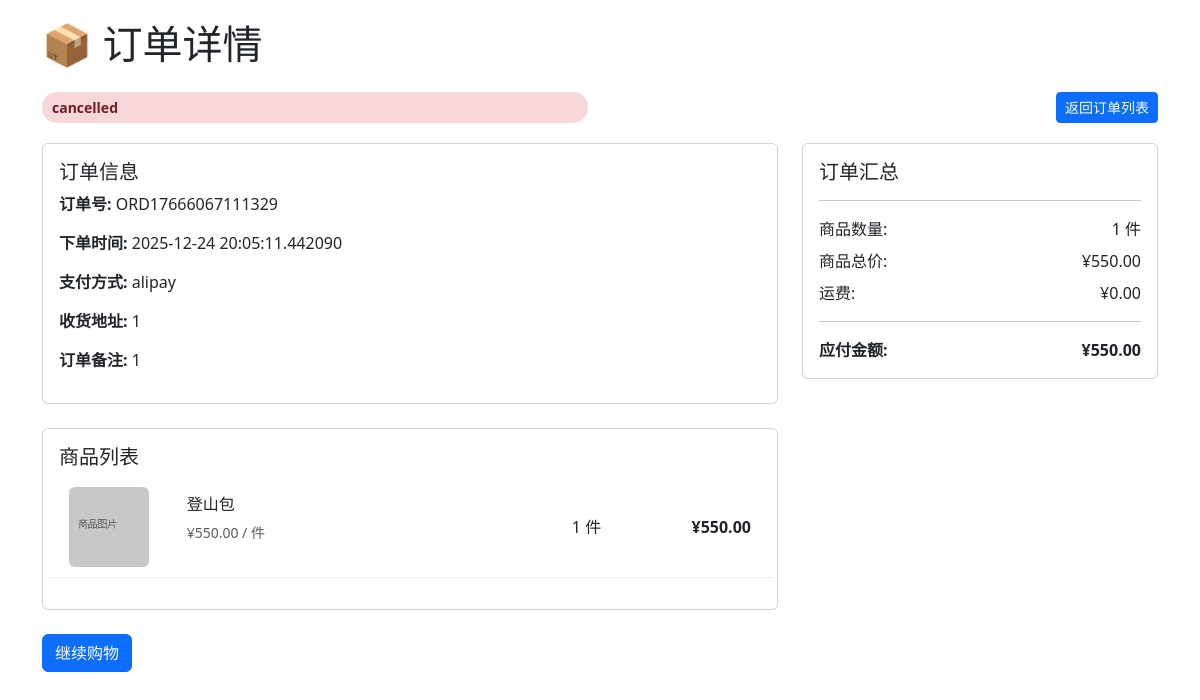
The page /order/4 (signed in) on the database as committed earlier.
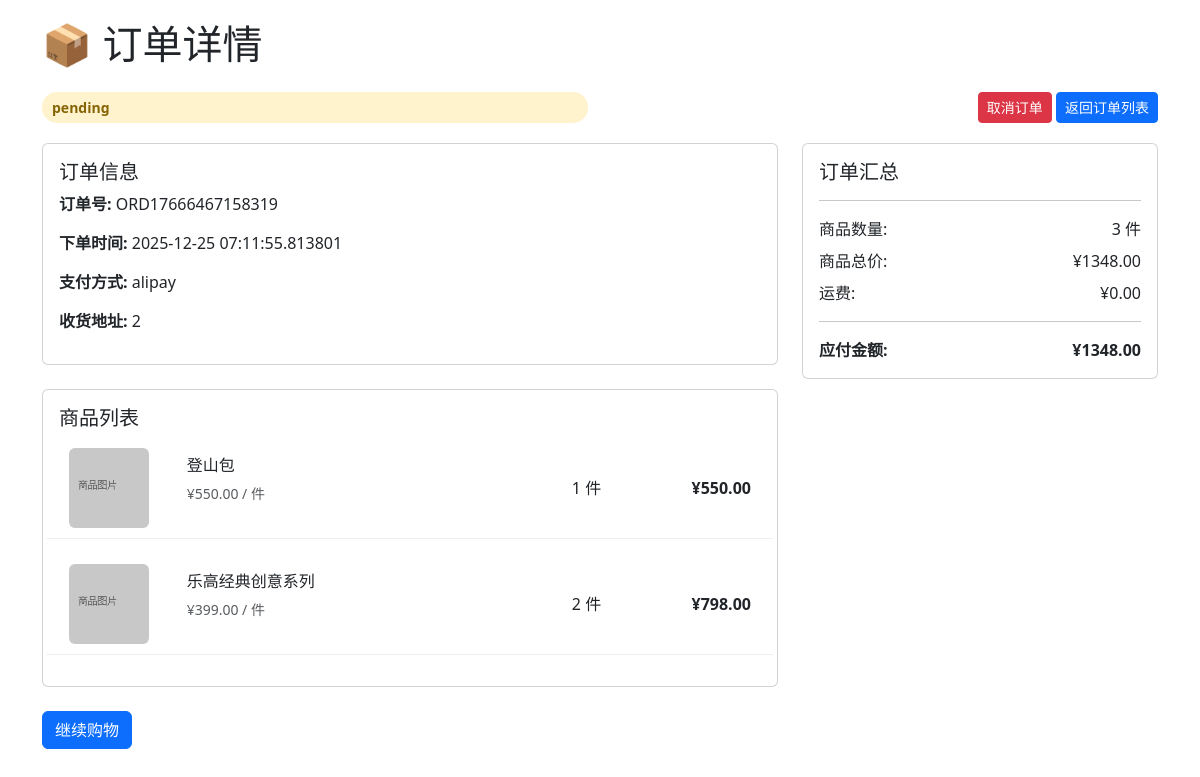
The same page on the database as committed later.
### app/models.py (models this page shows, shortened)
class Order(db.Model):
    __tablename__ = 'orders'
    id = db.Column(db.Integer, primary_key=True)
    order_number = db.Column(db.String(50), unique=True, nullable=False)
    user_id = db.Column(db.Integer, db.ForeignKey('users.id'), nullable=False)
    total_amount = db.Column(db.Numeric(10, 2), nullable=False)
    status = db.Column(db.Enum('pending', 'paid', 'shipped', 'delivered', 'cancelled'),
                       default='pending')
    shipping_address = db.Column(db.Text)
    payment_method = db.Column(db.String(50))
    notes = db.Column(db.Text)
    created_at = db.Column(db.DateTime, default=datetime.utcnow)
    updated_at = db.Column(db.DateTime, default=datetime.utcnow, onupdate=datetime.utcnow)
    items = db.relationship('OrderItem', backref='order', lazy='dynamic', cascade='all, delete-orphan')

class OrderItem(db.Model):
    __tablename__ = 'order_items'
    id = db.Column(db.Integer, primary_key=True)
    order_id = db.Column(db.Integer, db.ForeignKey('orders.id'), nullable=False)
    product_id = db.Column(db.Integer, db.ForeignKey('products.id'), nullable=False)
    quantity = db.Column(db.Integer, nullable=False)
    price = db.Column(db.Numeric(10, 2), nullable=False)
    subtotal = db.Column(db.Numeric(10, 2), nullable=False)

class Product(db.Model):
    __tablename__ = 'products'
    id = db.Column(db.Integer, primary_key=True)
    name = db.Column(db.String(100), nullable=False, index=True)
    description = db.Column(db.Text)
    price = db.Column(db.Float, nullable=False)
    stock = db.Column(db.Integer, default=0)
    image = db.Column(db.String(200), default='default_product.png')
    created_at = db.Column(db.DateTime, default=datetime.utcnow)
    updated_at = db.Column(db.DateTime, default=datetime.utcnow, onupdate=datetime.utcnow)
    category_id = db.Column(db.Integer, db.ForeignKey('categories.id'))
    cart_items = db.relationship('CartItem', backref='product', lazy='dynamic')
    order_items = db.relationship('OrderItem', backref='product', lazy='dynamic')
    reviews = db.relationship('Review', backref='product', lazy='dynamic')

### app/order/routes.py (the view)
@order.route('/<int:order_id>')
@login_required
def order_detail(order_id):
    order = Order.query.get_or_404(order_id)
    if order.user_id != current_user.id and not current_user.is_admin:
        flash('无权查看此订单', 'error')
        return redirect(url_for('main.index'))
    return render_template('detail.html', order=order, now=datetime.now())

### app/context_processors.py (called while the page is built)
def inject_now():
    return {'now': datetime.utcnow()}

def inject_categories():
    try:
        categories = Category.query.order_by(Category.name).all()
        return {'categories': categories}
    except:
        return {'categories': []}

def inject_cart_info():
    from flask_login import current_user
    cart_items_count = 0
    cart_total_amount = 0
    if current_user.is_authenticated:
        try:
            cart = Cart.query.filter_by(user_id=current_user.id).first()
            if cart:
                cart_items_count = cart.total_quantity
                cart_total_amount = float(cart.total_price)
        except:
            pass
    return {
        'cart_items_count': cart_items_count,
        'cart_total_amount': cart_total_amount
    }

### app/models.py (called while the page is built)
@login_manager.user_loader
def load_user(user_id):
    return User.query.get(int(user_id))

    @property
    def total_price(self):
        return sum(item.subtotal for item in self.items)

    @property
    def total_quantity(self):
        return sum(item.quantity for item in self.items)

### app/order/templates/detail.html (shortened to what this page needs)
<!DOCTYPE html>
<html lang="zh-CN">
<head>
    <link href="https://cdn.jsdelivr.net/npm/bootstrap@5.3.0/dist/css/bootstrap.min.css" rel="stylesheet">
</head>
<body>
    <div class="container">
        <div class="order-header">
            <h1 class="mb-4">📦 订单详情</h1>
            <div class="row">
                <div class="col-md-6">
                    <div class="status-badge status-{{ order.status }}">
                        {{ order.status }}
                    </div>
                </div>
                <div class="col-md-6 text-end">
                    {% if order.status == 'pending' %}
                        <form action="{{ url_for('order.cancel_order', order_id=order.id) }}" method="POST" class="d-inline">
                            <button type="submit" class="btn btn-sm btn-danger" onclick="return confirm('确定要取消订单吗？');">取消订单</button>
                        </form>
                    {% endif %}
                    <a href="{{ url_for('order.order_list') }}" class="btn btn-sm btn-primary">返回订单列表</a>
                </div>
            </div>
        </div>
        <div class="row">
            <div class="col-lg-8">
                <div class="card mb-4">
                    <div class="card-body">
                        <h5 class="card-title">订单信息</h5>
                        <div class="order-info">
                            <strong>订单号:</strong> {{ order.order_number }}
                        </div>
                        <div class="order-info">
                            <strong>下单时间:</strong> {{ order.created_at }}
                        </div>
                        <div class="order-info">
                            <strong>支付方式:</strong> {{ order.payment_method }}
                        </div>
                        <div class="order-info">
                            <strong>收货地址:</strong> {{ order.shipping_address }}
                        </div>
                        {% if order.notes %}
                            <div class="order-info">
                                <strong>订单备注:</strong> {{ order.notes }}
                            </div>
                        {% endif %}
                    </div>
                </div>
                <div class="card">
                    <div class="card-body">
                        <h5 class="card-title">商品列表</h5>
                        {% for item in order.items %}
                            <div class="product-item row align-items-center">
                                <div class="col-md-2">
                                    <img src="{{ url_for('static', filename='images/default_product.png') }}" alt="{{ item.product.name }}" class="img-fluid rounded" style="max-height: 80px;">
                                </div>
                                <div class="col-md-6">
                                    <h6>{{ item.product.name }}</h6>
                                    <p class="text-muted small">¥{{ item.price }} / 件</p>
                                </div>
                                <div class="col-md-2 text-center">
                                    {{ item.quantity }} 件
                                </div>
                                <div class="col-md-2 text-end">
                                    <strong>¥{{ item.subtotal }}</strong>
                                </div>
                            </div>
                        {% endfor %}
                    </div>
                </div>
            </div>
            <div class="col-lg-4">
                <div class="card">
                    <div class="card-body">
                        <h5 class="card-title">订单汇总</h5>
                        <hr>
                        <div class="d-flex justify-content-between mb-2">
                            <span>商品数量:</span>
                            <span>{{ order.items|sum(attribute='quantity') }} 件</span>
                        </div>
                        <div class="d-flex justify-content-between mb-2">
                            <span>商品总价:</span>
                            <span>¥{{ order.total_amount }}</span>
                        </div>
                        <div class="d-flex justify-content-between mb-2">
                            <span>运费:</span>
                            <span>¥0.00</span>
                        </div>
                        <hr>
                        <div class="d-flex justify-content-between">
                            <strong>应付金额:</strong>
                            <strong>¥{{ order.total_amount }}</strong>
                        </div>
                    </div>
                </div>
            </div>
        </div>
        <div class="mt-4">
            <a href="{{ url_for('main.index') }}" class="btn btn-primary">继续购物</a>
        </div>
    </div>
</body>
</html>

### app/order/templates/detail.html (style rules this page uses)
body { padding: 20px; }
.order-header { margin-bottom: 20px; }
.order-info { margin-bottom: 15px; }
.product-item { margin-bottom: 15px; padding: 10px; border-bottom: 1px solid #eee; }
.status-badge { padding: 5px 10px; border-radius: 15px; font-size: 14px; font-weight: bold; }
.status-pending { background-color: #fff3cd; color: #856404; }

Rows that differ between the two databases and show on the page:
changed Order "alipay": status "cancelled" → "pending"; order_number "ORD17666067111329" → "ORD17666467158319"; created_at "2025-12-24 20:05:11.442090" → "2025-12-25 07:11:55.813801"; shipping_address "1" → "2"; total_amount "550.00" → "1348.00"; notes "1" → (not shown)
added OrderItem: product.name "乐高经典创意系列", price "399.00", quantity "2", subtotal "798.00"
Other text that changed with them:
{{ order.items|sum(attribute='quantity') }}: "1" → "3"
text no longer shown: "订单备注:"
text now shown: "取消订单"
